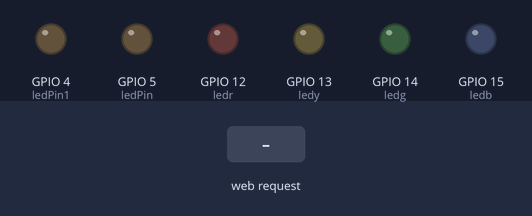
The sketch below on a simulated ESP8266 (NodeMCU). Shown: output pins drawn as LEDs (lit = HIGH). The test bench sets the inputs (shaded band). WiFi joins after 1.5 s; servers stay silent unless stated; what the sketch prints to the serial monitor is not drawn.

Above: at 0.1 s.
At 2.7 s:
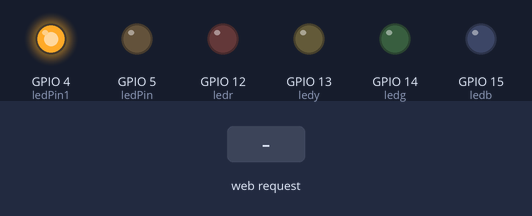
2.8 s: HTTP request GET /GREEN received
At 3.6 s:
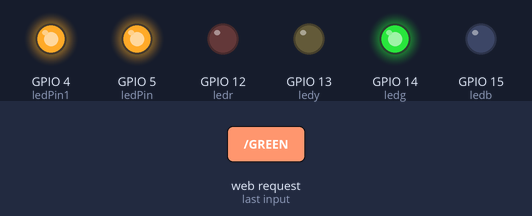
Timing chart, 0 to 5.8 s (numbered marks = the images above; inputs shaded):
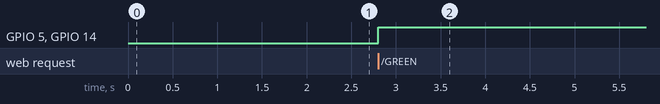

The sketch:

wifi.ino
```cpp
#include <ESP8266WiFi.h>

const char* ssid = "vinay-t";
const char* password = "test@123";

int ledPin = 5; // GPIO13
int ledPin1 = 4; // GPIO13

int ledg = 14;
int ledr = 12;


int ledy = 13;
int ledb = 15;


WiFiServer server(80);

void setup() {
  Serial.begin(115200);
  delay(10);

  pinMode(ledPin, OUTPUT);
  digitalWrite(ledPin, LOW);
    pinMode(ledPin1, OUTPUT);
  digitalWrite(ledPin1, LOW);
   pinMode(ledg, OUTPUT);
   digitalWrite(ledg, LOW);
    pinMode(ledr, OUTPUT);
    digitalWrite(ledr, LOW);
     pinMode(ledy, OUTPUT);
     digitalWrite(ledy, LOW);
      pinMode(ledb, OUTPUT);
      digitalWrite(ledb, LOW);

  // Connect to WiFi network
  Serial.println();
  Serial.println();
  Serial.print("Connecting to ");
  Serial.println(ssid);

  WiFi.begin(ssid, password);

  while (WiFi.status() != WL_CONNECTED) {
    delay(500);
    Serial.print(".");
  }
     digitalWrite(ledPin1, HIGH);
  Serial.println("");
  Serial.println("WiFi connected");

  // Start the server
  server.begin();
  Serial.println("Server started");

  // Print the IP address
  Serial.print("Use this URL to connect: ");
  Serial.print("http://");
  Serial.print(WiFi.localIP());
  Serial.println("/");


}

void loop() {
  // Check if a client has connected
  WiFiClient client = server.available();
  if (!client) {
    return;
  }

  // Wait until the client sends some data
  Serial.println("new client");
  while(!client.available()){
    delay(1);
  }

  // Read the first line of the request
  String request = client.readStringUntil('\r');
  Serial.println(request);
  client.flush();

  // Match the request

  int value = 0;
  int gvalue=0;
  int rvalue=0;
  int yvalue=0;
  int bvalue=0;


  if (request.indexOf("/GREEN") != -1 && gvalue == 0 )  {
    digitalWrite(ledPin, HIGH);
    digitalWrite (ledg,HIGH);
    gvalue =1;
  }
  else if(request.indexOf("/GREEN") != -1 && gvalue == 0)
  {
    digitalWrite (ledg,LOW);
    gvalue =0;
  }

 /*if (request.indexOf("/BACKWORD") != -1)  {
    digitalWrite(ledPin, HIGH);
    digitalWrite (MotorA1, LOW);
    digitalWrite (MotorA2, HIGH);

    digitalWrite (MotorB1, LOW);
    digitalWrite (MotorB2, HIGH);
    value = 2;
  }

if (request.indexOf("/RIGHT") != -1)  {
    digitalWrite(ledPin, HIGH);
    digitalWrite (MotorA1, LOW);
    digitalWrite (MotorA2, HIGH);

    digitalWrite (MotorB1, HIGH);
    digitalWrite (MotorB2, LOW);
    value = 3;
  }


  if (request.indexOf("/LEFT") != -1)  {
    digitalWrite(ledPin, HIGH);
    digitalWrite (MotorA1, HIGH);
    digitalWrite (MotorA2, LOW);

    digitalWrite (MotorB1, LOW);
    digitalWrite (MotorB2, HIGH);
    value = 4;
  }
  if (request.indexOf("/STOP") != -1)  {
    digitalWrite(ledPin, HIGH);
    digitalWrite (MotorA1, LOW);
    digitalWrite (MotorA2, LOW);

    digitalWrite (MotorB1, LOW);
    digitalWrite (MotorB2, LOW);
    value = 5;
  }

*/

// Set ledPin according to the request
//digitalWrite(ledPin, value);

  // Return the response
  client.println("HTTP/1.1 200 OK");
  client.println("Content-Type: text/html");
  client.println(""); //  do not forget this one
  client.println("<!DOCTYPE HTML>");
  client.println("<html>");

  client.print("BOT MOVING: ");

  if(value == 1) {
    client.print("FORWARD");
  }
  if (value == 2)
  {
    client.print("BACKWORD");
  }
  if (value == 3)
  {
    client.print("RIGHT");
  }
  if (value == 4)
  {
    client.print("LEFT");
  }
  if (value == 5)
  {
    client.print("STOP");
  }


  client.println("<br><br>");
  client.println("<a href=\"/GREEN\"\"><button><h1>Forward</h1> </button></a><br />");
  client.println("<a href=\"/RED\"\"><button><h1>Backword</h1> </button></a><br />");
  client.println("<a href=\"/YELLOW\"\"><button><h1>Left </h1></button></a><br />");
  client.println("<a href=\"/BLUE\"\"><button><h1>Right</h1> </button></a><br />");
  client.println("<a href=\"/STOP\"\"><button><h1>STOP</h1> </button></a><br />");

  client.println("</html>");

  delay(1);
  Serial.println("Client disonnected");
  Serial.println("");

}
```

Measured:
- after the input at 2.8 s, GPIO 5 (ledPin), GPIO 14 (ledg): LOW → HIGH at once
